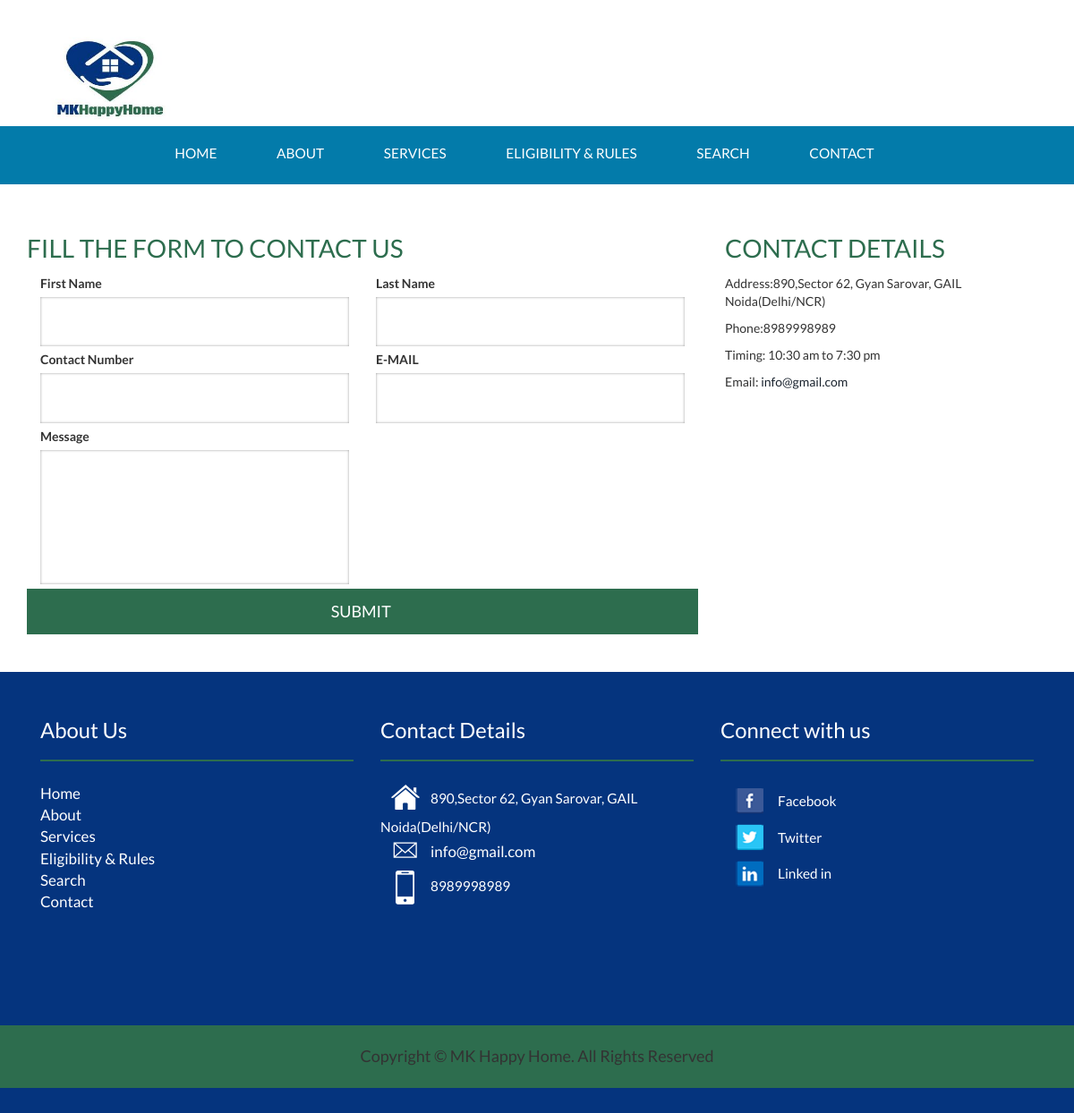
The page /contact.php on the database its author committed.
### tables this page shows
CREATE TABLE `tblpage` (
  `ID` int(10) NOT NULL,
  `PageType` varchar(200) DEFAULT NULL,
  `PageTitle` mediumtext DEFAULT NULL,
  `PageDescription` mediumtext DEFAULT NULL,
  `Email` varchar(200) DEFAULT NULL,
  `MobileNumber` bigint(10) DEFAULT NULL,
  `UpdationDate` date DEFAULT NULL,
  `Timing` varchar(200) NOT NULL
);

### contact.php (the view, shortened to what this page needs)
<?php
include('includes/config.php');
  ?>
<!DOCTYPE HTML>
<html>
<head>
<link href="css/bootstrap.css" rel='stylesheet' type='text/css' />
<link href="css/style.css" rel='stylesheet' type='text/css' />
</head>
<body>
	<?php include_once('includes/header.php');?>
	</div>
		    <div class="contact_desc">
		        <div class="container">
					<div  class="row">
						<div class="col-md-8">
		        			<h3>Fill the Form to Contact Us</h3>
			         		<div class="contact-form">
				  	  		 <form method="post">
					    	<div class="col-md-6">
						    	<span><label>First Name</label></span>
						    	<span><input required="true" name="fname" type="text" class="textbox"></span>
						    </div>
						    <div class="col-md-6">
						    	<span><label>Last Name</label></span>
						    	<span><input required="true" name="lname" type="text" class="textbox"></span>
						    </div>
						    <div class="col-md-6">
						    	<span><label>Contact Number</label></span>
						    	<span><input required="true" name="phone" pattern="[0-9]+" maxlength="10" type="text" class="textbox"></span>
						    </div>
						    <div class="col-md-6">
						    	<span><label>E-MAIL</label></span>
						    	<span><input required="" name="email" type="text" class="textbox"></span>
						    </div>
					        <div class="col-md-6">
						    	<span><label>Message</label></span>
						    	<span><textarea required="true" name="message"> </textarea></span>
						    </div>
						   <div>
						   		<input type="submit" value="Submit " name="submit" />
						  </div>
					    </form>
				  </div>
				</div>
				 <div class="col-md-4">
				 	<div class="company_address">
													<?php
							$ret=mysqli_query($con,"select * from tblpage where PageType='contactus' ");
							while ($row=mysqli_fetch_array($ret)) {
							?>
				     	<h3>Contact Details</h3>
						<p>Address:<?php  echo $row['PageDescription'];?></p>
				   		<p>Phone:<?php  echo $row['MobileNumber'];?></p>
				   		<p>Timing: <?php  echo $row['Timing'];?></p>
				 	 	<p>Email: <span><a href="mailto:example@email.com"><?php  echo $row['Email'];?></a></span></p><?php } ?>
						<iframe src="https://www.google.com/maps/embed?pb=!1m18!1m12!1m3!1d2480.24367395998!2d-0.37909728852553815!3d51.563766306467414!2m3!1f0!2f0!3f0!3m2!1i1024!2i768!4f13.1!3m3!1m2!1s0x4876132cdb24b3cf%3A0x46dc2b9f8b8d6085!2s35%20Leamington%20Cres%2C%20Harrow%20HA2%209HH!5e0!3m2!1sen!2suk!4v1722097423961!5m2!1sen!2suk" width="200" height="100" style="border:0;" allowfullscreen="" loading="lazy"></iframe>
				     </div>
	                </div>
				</div>
	             </div>
	          </div>
	<?php include_once('includes/footer.php');?>
</body>
</html>

### includes/footer.php (shortened to what this page needs)
<div class= "footer">
         <div class="container">
            <div class="col-md-4 footer-grid footer-grid1">
                    <div class="Office Address">
                        <h4>About Us</h4>
                       <ul class="bottom-icons">
                       <li class="active"><a href="index.php">Home</a></li>
                <li><a href="about.php">  About </a></li>
                <li><a href="services.php">Services</a></li>
                <li><a href="eligibility.php">Eligibility & Rules </a></li>
                <li><a href="search.php"> Search </a></li>
                <li><a href="contact.php">Contact</a></li>
                        </ul>
                     </div>
                </div>
                <div class="col-md-4 footer-grid footer-grid1">
                    <div class="Office Address">
                        <h4>Contact Details</h4>
                       <ul class="bottom-icons">
                        <?php
                            $ret=mysqli_query($con,"select * from tblpage where PageType='contactus' ");
                            while ($row=mysqli_fetch_array($ret)) {
                            ?>
                            <li><a class="home" href="#"><span> </span></a><?php  echo $row['PageDescription'];?></li>
                            <li><a class="mail" href="mailto:info@example.com"><span> </span><?php  echo $row['Email'];?></a></li>
                            <li><a class="mbl" href="#"><span> </span></a><?php  echo $row['MobileNumber'];?></li>
                            <div class="clearfix"> </div><?php } ?>
                            <br>
                                <iframe src="https://www.google.com/maps/embed?pb=!1m18!1m12!1m3!1d2480.24367395998!2d-0.37909728852553815!3d51.563766306467414!2m3!1f0!2f0!3f0!3m2!1i1024!2i768!4f13.1!3m3!1m2!1s0x4876132cdb24b3cf%3A0x46dc2b9f8b8d6085!2s35%20Leamington%20Cres%2C%20Harrow%20HA2%209HH!5e0!3m2!1sen!2suk!4v1722097423961!5m2!1sen!2suk" width="200" height="100" style="border:0;" allowfullscreen="" loading="lazy"></iframe>
                        </ul>
                     </div>
                </div>
                <div class="col-md-4 footer-grid footer-grid2">
                    <div class=" Follow us here">
                    <h4>Connect with us</h4>
                        <ul class="bottom-icons two">
                            <li><a class="fbook" href="#"><span> </span></a>Facebook</li>
                            <li><a class="twt" href="#"><span> </span></a>Twitter</li>
                            <li><a class="iin" href="#"><span> </span></a>Linked in</li>
                        </ul>
                    </div>
                    </div>
                    <div class="clearfix"> </div>
                </div>
    <div class="footer-bottom">
    <div class="container">
        <div class="row">
            <div class="col-md-12">
                <h4 class="copy-right">Copyright &copy; MK Happy Home. All Rights Reserved</h4>
            </div>
        </div>
    </div>
  </div>
            </div>

### css/style.css (style rules this page uses)
body { background: #fff; font-family: 'Lato', sans-serif; }
.contact_desc { padding: 2em 0 3em 0; }
.contact-form input[type="text"], .contact-form textarea { width: 100%; border: none; outline: none; background: #fff; padding: 17px 18px; font-weight: 400; font-size: 15px; text-transform: uppercase; color: #7e7e7e; margin: 0px 0 5px 0; box-shadow: inset 0px 0px 3px #999; -webkit-box-shadow: inset 0px 0px 3px #999; -moz-box-shadow: inset 0px 0px 3px #999; -o-box-shadow: inset 0px 0px 3px #999; }
.contact-form textarea { height:150px; resize:none; margin:0; }
.contact-form input[type="submit"] { border: none; outline: none; padding: 10px 10px; color: #fff; background: #2D6D4E; text-transform: uppercase; font-weight: 400; font-size: 18px; border: double #2D6D4E; display:block; width:100%; }
.company_address { float: left; }
.footer { background: #05347E; padding: 2em 0; }
.footer-grid h4 { color: #fff; font-size: 1.7em; text-decoration: none; font-weight: 400; margin: 1em 0; border-bottom: 2px solid #2D6D4E; padding: 0px 0 20px 0; }
.contact_desc h2,.contact_desc h3 { color: #2D6D4E; font-size: 2.5em; margin: 0em 1em 1.5em 0em; font-weight: 400; text-transform: uppercase; }
.contact_desc h3 { color: #2D6D4E; margin: 1em 1em 0.5em 0em; font-size: 2em; }
ul.bottom-icons,ul.bottom-icons.two { padding: 0; }
ul.bottom-icons li,ul.bottom-icons.two li { display: block; margin-left:0px; list-style: none; }
ul.bottom-icons.two li a span { width:32px; height:32px; display: inline-block; background: url('../images/footer.png') no-repeat; vertical-align: middle; -webkit-transition: all 0.3s ease; -moz-transition: all 0.3s ease; -o-transition: all 0.3s ease; transition: all 0.3s ease; margin: 0 16px; }
ul.bottom-icons li a span { width:32px; height:38px; display: inline-block; background: url('../images/icons.png') no-repeat; vertical-align: middle; -webkit-transition: all 0.3s ease; -moz-transition: all 0.3s ease; -o-transition: all 0.3s ease; transition: all 0.3s ease; margin: 0 12px; }
ul.bottom-icons li a.home span { background-position: 0px -119px; }
ul.bottom-icons li a.mail span { background-position: 0px -179px; }
ul.bottom-icons li a.mbl span { background-position: 0px -219px; }
ul.bottom-icons.two li a.fbook span { background-position: -0px -0px; }
ul.bottom-icons.two li a.twt span { background-position: -0px -32px; }
ul.bottom-icons.two li a.iin span { background-position: -0px -64px; }
.bottom-icons li a,.bottom-icons.two li a,.bottom-icons li,.bottom-icons.two li { font-weight: 400; font-size: 1.1em; text-decoration: none; color: #fff; transition: 0.5s all; -webkit-transition: 0.5s all; -moz-transition: 0.5s all; -o-transition: 0.5s all; }
.bottom-icons.two li a { line-height: 2.4em; }
.footer-bottom { background: #2D6D4E none repeat scroll 0 0; padding: 15px; text-align: center; text-color:white; }

### rows shown on the page
tblpage: PageDescription "890,Sector 62, Gyan Sarovar, GAIL Noida(Delhi/NCR)", MobileNumber "8989998989", Timing "10:30 am to 7:30 pm", Email "info@gmail.com"
